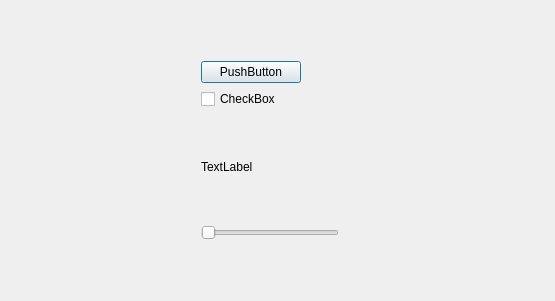
<?xml version="1.0" encoding="UTF-8"?>
<ui version="4.0">
 <class>Dialog</class>
 <widget class="QDialog" name="Dialog">
  <property name="geometry">
   <rect>
    <x>0</x>
    <y>0</y>
    <width>555</width>
    <height>301</height>
   </rect>
  </property>
  <property name="windowTitle">
   <string>Dialog</string>
  </property>
  <widget class="QWidget" name="verticalLayoutWidget">
   <property name="geometry">
    <rect>
     <x>190</x>
     <y>50</y>
     <width>160</width>
     <height>201</height>
    </rect>
   </property>
   <layout class="QVBoxLayout" name="verticalLayout">
    <item>
     <widget class="QPushButton" name="pushButton">
      <property name="maximumSize">
       <size>
        <width>100</width>
        <height>16777215</height>
       </size>
      </property>
      <property name="text">
       <string>PushButton</string>
      </property>
     </widget>
    </item>
    <item>
     <widget class="QCheckBox" name="checkBox">
      <property name="text">
       <string>CheckBox</string>
      </property>
     </widget>
    </item>
    <item>
     <widget class="QLabel" name="label">
      <property name="text">
       <string>TextLabel</string>
      </property>
     </widget>
    </item>
    <item>
     <widget class="QSlider" name="horizontalSlider">
      <property name="orientation">
       <enum>Qt::Horizontal</enum>
      </property>
     </widget>
    </item>
   </layout>
  </widget>
 </widget>
 <layoutdefault spacing="6" margin="11"/>
 <resources/>
 <connections/>
</ui>
